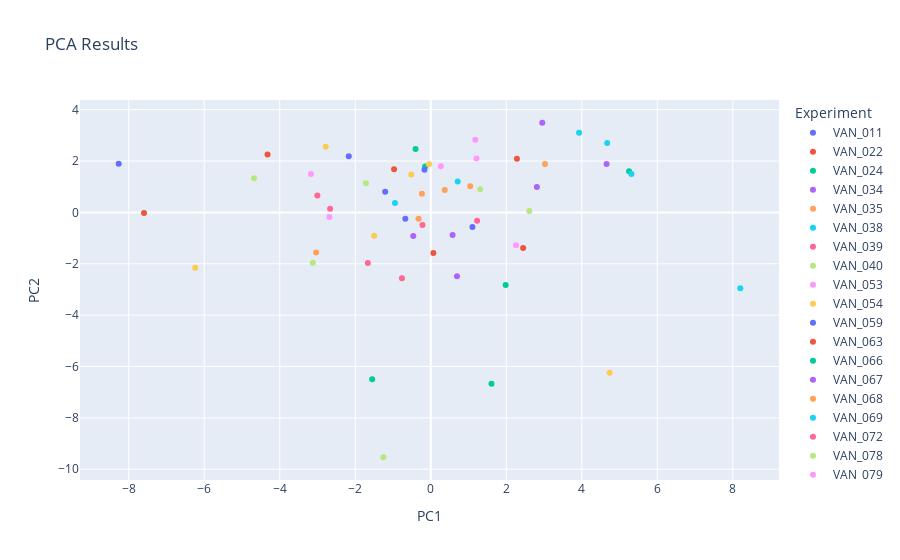

Notebook code cell kept with this figure:
### Code cell
#### below is wrong, the experiment labels are not correct.

pca_result_df = pd.DataFrame(pca_result, columns=['PC1', 'PC2'])

unique_strains = df['UQ Strain'].unique()
num_rows= len(pca_result_df)
if len(unique_strains)< num_rows:
    unique_strains = unique_strains*(num_rows//len(unique_strains)) + unique_strains[:num_rows%len(unique_strains)]
pca_result_df['Experiment'] = unique_strains[:num_rows]  # Add experiment labels


fig = px.scatter(pca_result_df, x='PC1', y='PC2', color='Experiment', title='PCA Results')
fig.show()

### Figure 1 — Plotly figure (JSON) as saved in the notebook; plotly's stock layout.template omitted (floating-point values rounded to 4 significant figures)
{"data": [{"hovertemplate": "Experiment=VAN_011<br>PC1=%{x}<br>PC2=%{y}<extra></extra>", "legendgroup": "VAN_011", "marker": {"color": "#636efa", "symbol": "circle"}, "mode": "markers", "name": "VAN_011", "orientation": "v", "showlegend": true, "type": "scatter", "x": [1.103], "xaxis": "x", "y": [-0.571], "yaxis": "y"}, {"hovertemplate": "Experiment=VAN_022<br>PC1=%{x}<br>PC2=%{y}<extra></extra>", "legendgroup": "VAN_022", "marker": {"color": "#EF553B", "symbol": "circle"}, "mode": "markers", "name": "VAN_022", "orientation": "v", "showlegend": true, "type": "scatter", "x": [2.447], "xaxis": "x", "y": [-1.39], "yaxis": "y"}, {"hovertemplate": "Experiment=VAN_024<br>PC1=%{x}<br>PC2=%{y}<extra></extra>", "legendgroup": "VAN_024", "marker": {"color": "#00cc96", "symbol": "circle"}, "mode": "markers", "name": "VAN_024", "orientation": "v", "showlegend": true, "type": "scatter", "x": [1.984], "xaxis": "x", "y": [-2.825], "yaxis": "y"}, {"hovertemplate": "Experiment=VAN_034<br>PC1=%{x}<br>PC2=%{y}<extra></extra>", "legendgroup": "VAN_034", "marker": {"color": "#ab63fa", "symbol": "circle"}, "mode": "markers", "name": "VAN_034", "orientation": "v", "showlegend": true, "type": "scatter", "x": [0.5781], "xaxis": "x", "y": [-0.8846], "yaxis": "y"}, {"hovertemplate": "Experiment=VAN_035<br>PC1=%{x}<br>PC2=%{y}<extra></extra>", "legendgroup": "VAN_035", "marker": {"color": "#FFA15A", "symbol": "circle"}, "mode": "markers", "name": "VAN_035", "orientation": "v", "showlegend": true, "type": "scatter", "x": [0.3709], "xaxis": "x", "y": [0.8672], "yaxis": "y"}, {"hovertemplate": "Experiment=VAN_038<br>PC1=%{x}<br>PC2=%{y}<extra></extra>", "legendgroup": "VAN_038", "marker": {"color": "#19d3f3", "symbol": "circle"}, "mode": "markers", "name": "VAN_038", "orientation": "v", "showlegend": true, "type": "scatter", "x": [3.928], "xaxis": "x", "y": [3.101], "yaxis": "y"}, {"hovertemplate": "Experiment=VAN_039<br>PC1=%{x}<br>PC2=%{y}<extra></extra>", "legendgroup": "VAN_039", "marker": {"color": "#FF6692", "symbol": "circle"}, "mode": "markers", "name": "VAN_039", "orientation": "v", "showlegend": true, "type": "scatter", "x": [-0.2197], "xaxis": "x", "y": [-0.4889], "yaxis": "y"}, {"hovertemplate": "Experiment=VAN_040<br>PC1=%{x}<br>PC2=%{y}<extra></extra>", "legendgroup": "VAN_040", "marker": {"color": "#B6E880", "symbol": "circle"}, "mode": "markers", "name": "VAN_040", "orientation": "v", "showlegend": true, "type": "scatter", "x": [-3.124], "xaxis": "x", "y": [-1.958], "yaxis": "y"}, {"hovertemplate": "Experiment=VAN_053<br>PC1=%{x}<br>PC2=%{y}<extra></extra>", "legendgroup": "VAN_053", "marker": {"color": "#FF97FF", "symbol": "circle"}, "mode": "markers", "name": "VAN_053", "orientation": "v", "showlegend": true, "type": "scatter", "x": [1.211], "xaxis": "x", "y": [2.102], "yaxis": "y"}, {"hovertemplate": "Experiment=VAN_054<br>PC1=%{x}<br>PC2=%{y}<extra></extra>", "legendgroup": "VAN_054", "marker": {"color": "#FECB52", "symbol": "circle"}, "mode": "markers", "name": "VAN_054", "orientation": "v", "showlegend": true, "type": "scatter", "x": [4.739], "xaxis": "x", "y": [-6.247], "yaxis": "y"}, {"hovertemplate": "Experiment=VAN_059<br>PC1=%{x}<br>PC2=%{y}<extra></extra>", "legendgroup": "VAN_059", "marker": {"color": "#636efa", "symbol": "circle"}, "mode": "markers", "name": "VAN_059", "orientation": "v", "showlegend": true, "type": "scatter", "x": [-8.266], "xaxis": "x", "y": [1.894], "yaxis": "y"}, {"hovertemplate": "Experiment=VAN_063<br>PC1=%{x}<br>PC2=%{y}<extra></extra>", "legendgroup": "VAN_063", "marker": {"color": "#EF553B", "symbol": "circle"}, "mode": "markers", "name": "VAN_063", "orientation": "v", "showlegend": true, "type": "scatter", "x": [-7.595], "xaxis": "x", "y": [-0.02532], "yaxis": "y"}, {"hovertemplate": "Experiment=VAN_066<br>PC1=%{x}<br>PC2=%{y}<extra></extra>", "legendgroup": "VAN_066", "marker": {"color": "#00cc96", "symbol": "circle"}, "mode": "markers", "name": "VAN_066", "orientation": "v", "showlegend": true, "type": "scatter", "x": [5.252], "xaxis": "x", "y": [1.597], "yaxis": "y"}, {"hovertemplate": "Experiment=VAN_067<br>PC1=%{x}<br>PC2=%{y}<extra></extra>", "legendgroup": "VAN_067", "marker": {"color": "#ab63fa", "symbol": "circle"}, "mode": "markers", "name": "VAN_067", "orientation": "v", "showlegend": true, "type": "scatter", "x": [-0.4634], "xaxis": "x", "y": [-0.9184], "yaxis": "y"}, {"hovertemplate": "Experiment=VAN_068<br>PC1=%{x}<br>PC2=%{y}<extra></extra>", "legendgroup": "VAN_068", "marker": {"color": "#FFA15A", "symbol": "circle"}, "mode": "markers", "name": "VAN_068", "orientation": "v", "showlegend": true, "type": "scatter", "x": [-3.036], "xaxis": "x", "y": [-1.56], "yaxis": "y"}, {"hovertemplate": "Experiment=VAN_069<br>PC1=%{x}<br>PC2=%{y}<extra></extra>", "legendgroup": "VAN_069", "marker": {"color": "#19d3f3", "symbol": "circle"}, "mode": "markers", "name": "VAN_069", "orientation": "v", "showlegend": true, "type": "scatter", "x": [8.199], "xaxis": "x", "y": [-2.952], "yaxis": "y"}, {"hovertemplate": "Experiment=VAN_072<br>PC1=%{x}<br>PC2=%{y}<extra></extra>", "legendgroup": "VAN_072", "marker": {"color": "#FF6692", "symbol": "circle"}, "mode": "markers", "name": "VAN_072", "orientation": "v", "showlegend": true, "type": "scatter", "x": [-0.7631], "xaxis": "x", "y": [-2.561], "yaxis": "y"}, {"hovertemplate": "Experiment=VAN_078<br>PC1=%{x}<br>PC2=%{y}<extra></extra>", "legendgroup": "VAN_078", "marker": {"color": "#B6E880", "symbol": "circle"}, "mode": "markers", "name": "VAN_078", "orientation": "v", "showlegend": true, "type": "scatter", "x": [-1.255], "xaxis": "x", "y": [-9.534], "yaxis": "y"}, {"hovertemplate": "Experiment=VAN_079<br>PC1=%{x}<br>PC2=%{y}<extra></extra>", "legendgroup": "VAN_079", "marker": {"color": "#FF97FF", "symbol": "circle"}, "mode": "markers", "name": "VAN_079", "orientation": "v", "showlegend": true, "type": "scatter", "x": [2.258], "xaxis": "x", "y": [-1.284], "yaxis": "y"}, {"hovertemplate": "Experiment=VAN_080<br>PC1=%{x}<br>PC2=%{y}<extra></extra>", "legendgroup": "VAN_080", "marker": {"color": "#FECB52", "symbol": "circle"}, "mode": "markers", "name": "VAN_080", "orientation": "v", "showlegend": true, "type": "scatter", "x": [-1.499], "xaxis": "x", "y": [-0.9122], "yaxis": "y"}, {"hovertemplate": "Experiment=VAN_083<br>PC1=%{x}<br>PC2=%{y}<extra></extra>", "legendgroup": "VAN_083", "marker": {"color": "#636efa", "symbol": "circle"}, "mode": "markers", "name": "VAN_083", "orientation": "v", "showlegend": true, "type": "scatter", "x": [-0.6741], "xaxis": "x", "y": [-0.2435], "yaxis": "y"}, {"hovertemplate": "Experiment=VAN_086<br>PC1=%{x}<br>PC2=%{y}<extra></extra>", "legendgroup": "VAN_086", "marker": {"color": "#EF553B", "symbol": "circle"}, "mode": "markers", "name": "VAN_086", "orientation": "v", "showlegend": true, "type": "scatter", "x": [0.06827], "xaxis": "x", "y": [-1.582], "yaxis": "y"}, {"hovertemplate": "Experiment=VAN_090<br>PC1=%{x}<br>PC2=%{y}<extra></extra>", "legendgroup": "VAN_090", "marker": {"color": "#00cc96", "symbol": "circle"}, "mode": "markers", "name": "VAN_090", "orientation": "v", "showlegend": true, "type": "scatter", "x": [-1.552], "xaxis": "x", "y": [-6.493], "yaxis": "y"}, {"hovertemplate": "Experiment=VAN_091<br>PC1=%{x}<br>PC2=%{y}<extra></extra>", "legendgroup": "VAN_091", "marker": {"color": "#ab63fa", "symbol": "circle"}, "mode": "markers", "name": "VAN_091", "orientation": "v", "showlegend": true, "type": "scatter", "x": [0.6946], "xaxis": "x", "y": [-2.484], "yaxis": "y"}, {"hovertemplate": "Experiment=VAN_094<br>PC1=%{x}<br>PC2=%{y}<extra></extra>", "legendgroup": "VAN_094", "marker": {"color": "#FFA15A", "symbol": "circle"}, "mode": "markers", "name": "VAN_094", "orientation": "v", "showlegend": true, "type": "scatter", "x": [1.044], "xaxis": "x", "y": [1.021], "yaxis": "y"}, {"hovertemplate": "Experiment=VAN_342<br>PC1=%{x}<br>PC2=%{y}<extra></extra>", "legendgroup": "VAN_342", "marker": {"color": "#19d3f3", "symbol": "circle"}, "mode": "markers", "name": "VAN_342", "orientation": "v", "showlegend": true, "type": "scatter", "x": [-0.9482], "xaxis": "x", "y": [0.3655], "yaxis": "y"}, {"hovertemplate": "Experiment=VAN_344<br>PC1=%{x}<br>PC2=%{y}<extra></extra>", "legendgroup": "VAN_344", "marker": {"color": "#FF6692", "symbol": "circle"}, "mode": "markers", "name": "VAN_344", "orientation": "v", "showlegend": true, "type": "scatter", "x": [-2.666], "xaxis": "x", "y": [0.1381], "yaxis": "y"}, {"hovertemplate": "Experiment=VAN_347<br>PC1=%{x}<br>PC2=%{y}<extra></extra>", "legendgroup": "VAN_347", "marker": {"color": "#B6E880", "symbol": "circle"}, "mode": "markers", "name": "VAN_347", "orientation": "v", "showlegend": true, "type": "scatter", "x": [-4.682], "xaxis": "x", "y": [1.327], "yaxis": "y"}, {"hovertemplate": "Experiment=VAN_348<br>PC1=%{x}<br>PC2=%{y}<extra></extra>", "legendgroup": "VAN_348", "marker": {"color": "#FF97FF", "symbol": "circle"}, "mode": "markers", "name": "VAN_348", "orientation": "v", "showlegend": true, "type": "scatter", "x": [-3.172], "xaxis": "x", "y": [1.493], "yaxis": "y"}, {"hovertemplate": "Experiment=VAN_349<br>PC1=%{x}<br>PC2=%{y}<extra></extra>", "legendgroup": "VAN_349", "marker": {"color": "#FECB52", "symbol": "circle"}, "mode": "markers", "name": "VAN_349", "orientation": "v", "showlegend": true, "type": "scatter", "x": [-2.781], "xaxis": "x", "y": [2.56], "yaxis": "y"}, {"hovertemplate": "Experiment=VAN_351<br>PC1=%{x}<br>PC2=%{y}<extra></extra>", "legendgroup": "VAN_351", "marker": {"color": "#636efa", "symbol": "circle"}, "mode": "markers", "name": "VAN_351", "orientation": "v", "showlegend": true, "type": "scatter", "x": [-2.172], "xaxis": "x", "y": [2.19], "yaxis": "y"}, {"hovertemplate": "Experiment=VAN_352<br>PC1=%{x}<br>PC2=%{y}<extra></extra>", "legendgroup": "VAN_352", "marker": {"color": "#EF553B", "symbol": "circle"}, "mode": "markers", "name": "VAN_352", "orientation": "v", "showlegend": true, "type": "scatter", "x": [-0.9715], "xaxis": "x", "y": [1.678], "yaxis": "y"}, {"hovertemplate": "Experiment=VAN_353<br>PC1=%{x}<br>PC2=%{y}<extra></extra>", "legendgroup": "VAN_353", "marker": {"color": "#00cc96", "symbol": "circle"}, "mode": "markers", "name": "VAN_353", "orientation": "v", "showlegend": true, "type": "scatter", "x": [-0.1489], "xaxis": "x", "y": [1.785], "yaxis": "y"}, {"hovertemplate": "Experiment=VAN_354<br>PC1=%{x}<br>PC2=%{y}<extra></extra>", "legendgroup": "VAN_354", "marker": {"color": "#ab63fa", "symbol": "circle"}, "mode": "markers", "name": "VAN_354", "orientation": "v", "showlegend": true, "type": "scatter", "x": [4.657], "xaxis": "x", "y": [1.885], "yaxis": "y"}, {"hovertemplate": "Experiment=VAN_355<br>PC1=%{x}<br>PC2=%{y}<extra></extra>", "legendgroup": "VAN_355", "marker": {"color": "#FFA15A", "symbol": "circle"}, "mode": "markers", "name": "VAN_355", "orientation": "v", "showlegend": true, "type": "scatter", "x": [3.026], "xaxis": "x", "y": [1.881], "yaxis": "y"}, {"hovertemplate": "Experiment=VAN_356<br>PC1=%{x}<br>PC2=%{y}<extra></extra>", "legendgroup": "VAN_356", "marker": {"color": "#19d3f3", "symbol": "circle"}, "mode": "markers", "name": "VAN_356", "orientation": "v", "showlegend": true, "type": "scatter", "x": [5.315], "xaxis": "x", "y": [1.492], "yaxis": "y"}, {"hovertemplate": "Experiment=VAN_357<br>PC1=%{x}<br>PC2=%{y}<extra></extra>", "legendgroup": "VAN_357", "marker": {"color": "#FF6692", "symbol": "circle"}, "mode": "markers", "name": "VAN_357", "orientation": "v", "showlegend": true, "type": "scatter", "x": [1.228], "xaxis": "x", "y": [-0.3275], "yaxis": "y"}, {"hovertemplate": "Experiment=VAN_359<br>PC1=%{x}<br>PC2=%{y}<extra></extra>", "legendgroup": "VAN_359", "marker": {"color": "#B6E880", "symbol": "circle"}, "mode": "markers", "name": "VAN_359", "orientation": "v", "showlegend": true, "type": "scatter", "x": [1.312], "xaxis": "x", "y": [0.8979], "yaxis": "y"}, {"hovertemplate": "Experiment=VAN_360<br>PC1=%{x}<br>PC2=%{y}<extra></extra>", "legendgroup": "VAN_360", "marker": {"color": "#FF97FF", "symbol": "circle"}, "mode": "markers", "name": "VAN_360", "orientation": "v", "showlegend": true, "type": "scatter", "x": [0.2671], "xaxis": "x", "y": [1.792], "yaxis": "y"}, {"hovertemplate": "Experiment=VAN_361<br>PC1=%{x}<br>PC2=%{y}<extra></extra>", "legendgroup": "VAN_361", "marker": {"color": "#FECB52", "symbol": "circle"}, "mode": "markers", "name": "VAN_361", "orientation": "v", "showlegend": true, "type": "scatter", "x": [-0.04557], "xaxis": "x", "y": [1.878], "yaxis": "y"}, {"hovertemplate": "Experiment=VAN_362<br>PC1=%{x}<br>PC2=%{y}<extra></extra>", "legendgroup": "VAN_362", "marker": {"color": "#636efa", "symbol": "circle"}, "mode": "markers", "name": "VAN_362", "orientation": "v", "showlegend": true, "type": "scatter", "x": [-1.207], "xaxis": "x", "y": [0.7995], "yaxis": "y"}, {"hovertemplate": "Experiment=VAN_364<br>PC1=%{x}<br>PC2=%{y}<extra></extra>", "legendgroup": "VAN_364", "marker": {"color": "#EF553B", "symbol": "circle"}, "mode": "markers", "name": "VAN_364", "orientation": "v", "showlegend": true, "type": "scatter", "x": [-4.324], "xaxis": "x", "y": [2.25], "yaxis": "y"}, {"hovertemplate": "Experiment=VAN_365<br>PC1=%{x}<br>PC2=%{y}<extra></extra>", "legendgroup": "VAN_365", "marker": {"color": "#00cc96", "symbol": "circle"}, "mode": "markers", "name": "VAN_365", "orientation": "v", "showlegend": true, "type": "scatter", "x": [-0.4021], "xaxis": "x", "y": [2.467], "yaxis": "y"}, {"hovertemplate": "Experiment=VAN_366<br>PC1=%{x}<br>PC2=%{y}<extra></extra>", "legendgroup": "VAN_366", "marker": {"color": "#ab63fa", "symbol": "circle"}, "mode": "markers", "name": "VAN_366", "orientation": "v", "showlegend": true, "type": "scatter", "x": [2.811], "xaxis": "x", "y": [0.9902], "yaxis": "y"}, {"hovertemplate": "Experiment=VAN_369<br>PC1=%{x}<br>PC2=%{y}<extra></extra>", "legendgroup": "VAN_369", "marker": {"color": "#FFA15A", "symbol": "circle"}, "mode": "markers", "name": "VAN_369", "orientation": "v", "showlegend": true, "type": "scatter", "x": [-0.3224], "xaxis": "x", "y": [-0.2517], "yaxis": "y"}, {"hovertemplate": "Experiment=VAN_371<br>PC1=%{x}<br>PC2=%{y}<extra></extra>", "legendgroup": "VAN_371", "marker": {"color": "#19d3f3", "symbol": "circle"}, "mode": "markers", "name": "VAN_371", "orientation": "v", "showlegend": true, "type": "scatter", "x": [4.674], "xaxis": "x", "y": [2.701], "yaxis": "y"}, {"hovertemplate": "Experiment=VAN_373<br>PC1=%{x}<br>PC2=%{y}<extra></extra>", "legendgroup": "VAN_373", "marker": {"color": "#FF6692", "symbol": "circle"}, "mode": "markers", "name": "VAN_373", "orientation": "v", "showlegend": true, "type": "scatter", "x": [-1.666], "xaxis": "x", "y": [-1.972], "yaxis": "y"}, {"hovertemplate": "Experiment=VAN_374<br>PC1=%{x}<br>PC2=%{y}<extra></extra>", "legendgroup": "VAN_374", "marker": {"color": "#B6E880", "symbol": "circle"}, "mode": "markers", "name": "VAN_374", "orientation": "v", "showlegend": true, "type": "scatter", "x": [2.611], "xaxis": "x", "y": [0.05725], "yaxis": "y"}, {"hovertemplate": "Experiment=VAN_375<br>PC1=%{x}<br>PC2=%{y}<extra></extra>", "legendgroup": "VAN_375", "marker": {"color": "#FF97FF", "symbol": "circle"}, "mode": "markers", "name": "VAN_375", "orientation": "v", "showlegend": true, "type": "scatter", "x": [1.18], "xaxis": "x", "y": [2.827], "yaxis": "y"}, {"hovertemplate": "Experiment=VAN_377<br>PC1=%{x}<br>PC2=%{y}<extra></extra>", "legendgroup": "VAN_377", "marker": {"color": "#FECB52", "symbol": "circle"}, "mode": "markers", "name": "VAN_377", "orientation": "v", "showlegend": true, "type": "scatter", "x": [-0.5164], "xaxis": "x", "y": [1.478], "yaxis": "y"}, {"hovertemplate": "Experiment=VAN_378<br>PC1=%{x}<br>PC2=%{y}<extra></extra>", "legendgroup": "VAN_378", "marker": {"color": "#636efa", "symbol": "circle"}, "mode": "markers", "name": "VAN_378", "orientation": "v", "showlegend": true, "type": "scatter", "x": [-0.1664], "xaxis": "x", "y": [1.663], "yaxis": "y"}, {"hovertemplate": "Experiment=VAN_379<br>PC1=%{x}<br>PC2=%{y}<extra></extra>", "legendgroup": "VAN_379", "marker": {"color": "#EF553B", "symbol": "circle"}, "mode": "markers", "name": "VAN_379", "orientation": "v", "showlegend": true, "type": "scatter", "x": [2.282], "xaxis": "x", "y": [2.09], "yaxis": "y"}, {"hovertemplate": "Experiment=VAN_380<br>PC1=%{x}<br>PC2=%{y}<extra></extra>", "legendgroup": "VAN_380", "marker": {"color": "#00cc96", "symbol": "circle"}, "mode": "markers", "name": "VAN_380", "orientation": "v", "showlegend": true, "type": "scatter", "x": [1.608], "xaxis": "x", "y": [-6.669], "yaxis": "y"}, {"hovertemplate": "Experiment=VAN_382<br>PC1=%{x}<br>PC2=%{y}<extra></extra>", "legendgroup": "VAN_382", "marker": {"color": "#ab63fa", "symbol": "circle"}, "mode": "markers", "name": "VAN_382", "orientation": "v", "showlegend": true, "type": "scatter", "x": [2.953], "xaxis": "x", "y": [3.49], "yaxis": "y"}, {"hovertemplate": "Experiment=VAN_383<br>PC1=%{x}<br>PC2=%{y}<extra></extra>", "legendgroup": "VAN_383", "marker": {"color": "#FFA15A", "symbol": "circle"}, "mode": "markers", "name": "VAN_383", "orientation": "v", "showlegend": true, "type": "scatter", "x": [-0.234], "xaxis": "x", "y": [0.7236], "yaxis": "y"}, {"hovertemplate": "Experiment=VAN_386<br>PC1=%{x}<br>PC2=%{y}<extra></extra>", "legendgroup": "VAN_386", "marker": {"color": "#19d3f3", "symbol": "circle"}, "mode": "markers", "name": "VAN_386", "orientation": "v", "showlegend": true, "type": "scatter", "x": [0.714], "xaxis": "x", "y": [1.201], "yaxis": "y"}, {"hovertemplate": "Experiment=VAN_387<br>PC1=%{x}<br>PC2=%{y}<extra></extra>", "legendgroup": "VAN_387", "marker": {"color": "#FF6692", "symbol": "circle"}, "mode": "markers", "name": "VAN_387", "orientation": "v", "showlegend": true, "type": "scatter", "x": [-3.004], "xaxis": "x", "y": [0.6557], "yaxis": "y"}, {"hovertemplate": "Experiment=VAN_388<br>PC1=%{x}<br>PC2=%{y}<extra></extra>", "legendgroup": "VAN_388", "marker": {"color": "#B6E880", "symbol": "circle"}, "mode": "markers", "name": "VAN_388", "orientation": "v", "showlegend": true, "type": "scatter", "x": [-1.717], "xaxis": "x", "y": [1.132], "yaxis": "y"}, {"hovertemplate": "Experiment=VAN_389<br>PC1=%{x}<br>PC2=%{y}<extra></extra>", "legendgroup": "VAN_389", "marker": {"color": "#FF97FF", "symbol": "circle"}, "mode": "markers", "name": "VAN_389", "orientation": "v", "showlegend": true, "type": "scatter", "x": [-2.684], "xaxis": "x", "y": [-0.1791], "yaxis": "y"}, {"hovertemplate": "Experiment=VAN_391<br>PC1=%{x}<br>PC2=%{y}<extra></extra>", "legendgroup": "VAN_391", "marker": {"color": "#FECB52", "symbol": "circle"}, "mode": "markers", "name": "VAN_391", "orientation": "v", "showlegend": true, "type": "scatter", "x": [-6.239], "xaxis": "x", "y": [-2.155], "yaxis": "y"}], "layout": {"legend": {"title": {"text": "Experiment"}, "tracegroupgap": 0}, "title": {"text": "PCA Results"}, "xaxis": {"anchor": "y", "domain": [0, 1], "title": {"text": "PC1"}}, "yaxis": {"anchor": "x", "domain": [0, 1], "title": {"text": "PC2"}}}}
